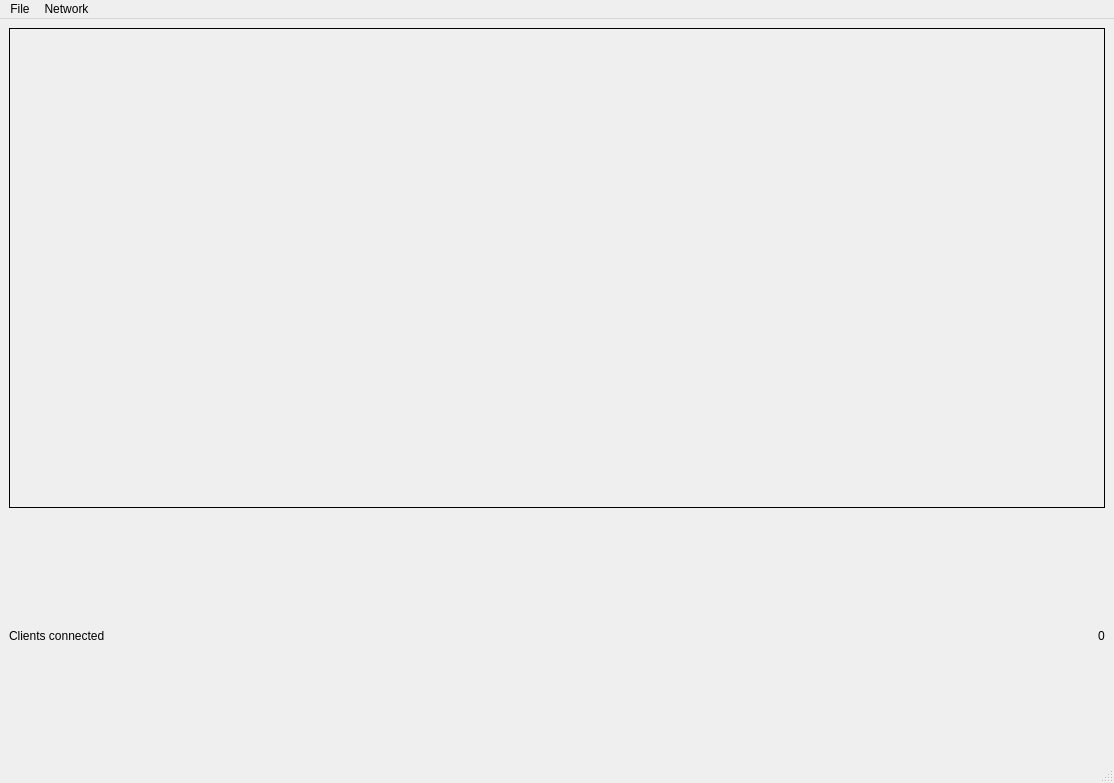
<?xml version="1.0" encoding="UTF-8"?>
<ui version="4.0">
 <class>MainWindow</class>
 <widget class="QMainWindow" name="MainWindow">
  <property name="geometry">
   <rect>
    <x>0</x>
    <y>0</y>
    <width>1114</width>
    <height>783</height>
   </rect>
  </property>
  <property name="windowTitle">
   <string>Diplom</string>
  </property>
  <widget class="QWidget" name="centralwidget">
   <layout class="QVBoxLayout" name="verticalLayout_3">
    <item>
     <layout class="QHBoxLayout" name="horizontalLayout_2">
      <item>
       <layout class="QVBoxLayout" name="verticalLayout">
        <item>
         <widget class="QLabel" name="frameWindow">
          <property name="minimumSize">
           <size>
            <width>640</width>
            <height>480</height>
           </size>
          </property>
          <property name="frameShape">
           <enum>QFrame::Box</enum>
          </property>
          <property name="frameShadow">
           <enum>QFrame::Plain</enum>
          </property>
          <property name="text">
           <string/>
          </property>
         </widget>
        </item>
        <item>
         <widget class="QFrame" name="frame">
          <property name="frameShape">
           <enum>QFrame::Box</enum>
          </property>
         </widget>
        </item>
       </layout>
      </item>
      <item>
       <layout class="QVBoxLayout" name="verticalLayout_2"/>
      </item>
     </layout>
    </item>
    <item>
     <layout class="QHBoxLayout" name="horizontalLayout">
      <item>
       <widget class="QLabel" name="label">
        <property name="text">
         <string>Clients connected</string>
        </property>
       </widget>
      </item>
      <item>
       <spacer name="horizontalSpacer">
        <property name="orientation">
         <enum>Qt::Horizontal</enum>
        </property>
        <property name="sizeHint" stdset="0">
         <size>
          <width>40</width>
          <height>20</height>
         </size>
        </property>
       </spacer>
      </item>
      <item>
       <widget class="QLabel" name="label_2">
        <property name="text">
         <string>0</string>
        </property>
       </widget>
      </item>
     </layout>
    </item>
   </layout>
  </widget>
  <widget class="QMenuBar" name="menubar">
   <property name="geometry">
    <rect>
     <x>0</x>
     <y>0</y>
     <width>1114</width>
     <height>26</height>
    </rect>
   </property>
   <widget class="QMenu" name="menuNetwork">
    <property name="title">
     <string>Network</string>
    </property>
    <addaction name="actionStartServer"/>
    <addaction name="actionStopServer"/>
    <addaction name="separator"/>
   </widget>
   <widget class="QMenu" name="menuFile">
    <property name="title">
     <string>File</string>
    </property>
    <addaction name="actionExit"/>
   </widget>
   <addaction name="menuFile"/>
   <addaction name="menuNetwork"/>
  </widget>
  <widget class="QStatusBar" name="statusbar"/>
  <action name="actionStartServer">
   <property name="text">
    <string>Start server</string>
   </property>
  </action>
  <action name="actionStopServer">
   <property name="text">
    <string>Stop server</string>
   </property>
  </action>
  <action name="actionExit">
   <property name="text">
    <string>Exit</string>
   </property>
  </action>
  <action name="actionClientsList">
   <property name="text">
    <string>Clients list</string>
   </property>
  </action>
 </widget>
 <resources/>
 <connections/>
</ui>
